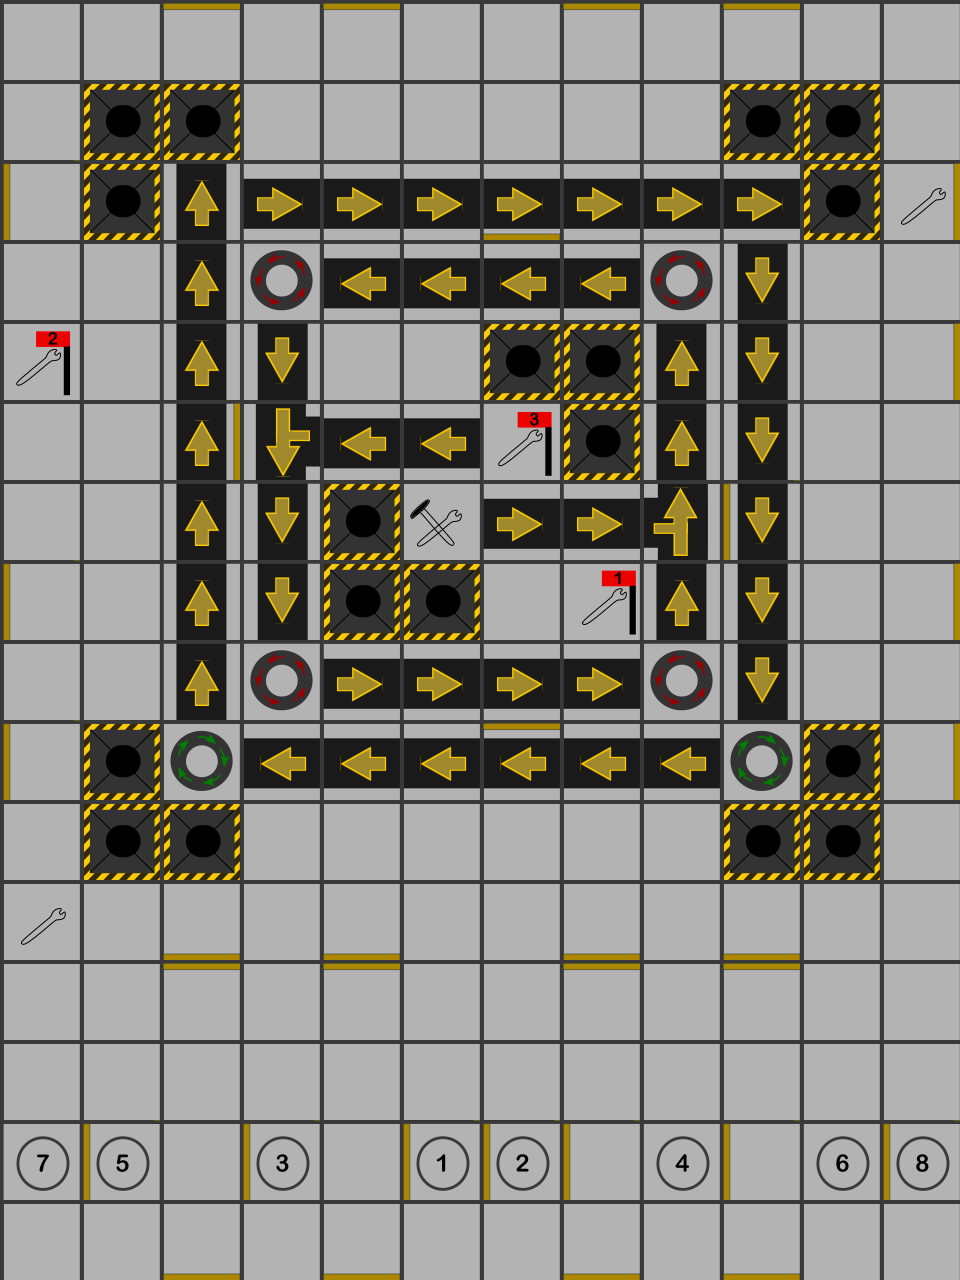

Below is a game level as drawn by its tile map, then a one-line description and the .tmx file that defines it, in full:
An orthogonal 12x16 tile map with 80x80 px tiles, 6 tile layers (boardElements, lasers, wallsWEST, wallsSOUTH, ...).

<map version="1.2" tiledversion="1.2.3" orientation="orthogonal" renderorder="right-down" width="12" height="16" tilewidth="80" tileheight="80" infinite="0" nextlayerid="7" nextobjectid="1">
 <tileset firstgid="1" source="properties/tileProperties.tsx" />
 <layer id="1" name="boardElements" width="12" height="16">
  <data encoding="csv">
22,22,22,22,22,22,22,22,22,22,22,22,
22,3,3,22,22,22,22,22,22,3,3,22,
22,3,1,10,10,10,10,10,10,10,3,12,
22,22,1,4,11,11,11,11,4,2,94,22,
31,22,1,2,22,22,3,3,1,2,94,22,
22,22,1,73,11,11,39,3,1,2,94,22,
22,22,1,2,3,21,10,10,83,2,94,22,
22,22,1,2,3,3,22,30,1,2,94,22,
22,22,1,4,10,10,10,10,4,2,94,22,
22,3,13,11,11,11,11,11,11,13,3,22,
22,3,3,22,22,22,22,22,22,3,3,22,
12,22,22,22,22,22,22,22,22,22,22,22,
22,22,22,22,22,22,22,22,22,22,22,22,
22,22,22,22,22,22,22,22,22,22,22,22,
97,88,22,79,22,70,71,22,80,22,89,98,
22,22,22,22,22,22,22,22,22,22,22,22
</data>
 </layer>
 <layer id="6" name="lasers" width="12" height="16">
  <data encoding="csv">
0,0,0,0,0,0,0,0,0,0,0,0,
0,0,0,0,0,0,0,0,0,0,0,0,
0,0,0,0,0,0,0,0,0,0,0,0,
0,0,0,0,0,0,0,0,0,0,0,0,
0,0,0,0,0,0,0,0,0,0,0,0,
0,0,0,0,0,0,0,0,0,0,0,0,
0,0,0,0,0,0,0,0,0,0,0,0,
0,0,0,0,0,0,0,0,0,0,0,0,
0,0,0,0,0,0,0,0,0,0,0,0,
0,0,0,0,0,0,0,0,0,0,0,0,
0,0,0,0,0,0,0,0,0,0,0,0,
0,0,0,0,0,0,0,0,0,0,0,0,
0,0,0,0,0,0,0,0,0,0,0,0,
0,0,0,0,0,0,0,0,0,0,0,0,
0,0,0,0,0,0,0,0,0,0,0,0,
0,0,0,0,0,0,0,0,0,0,0,0
</data>
 </layer>
 <layer id="2" name="wallsWEST" width="12" height="16">
  <data encoding="csv">
0,0,0,0,0,0,0,0,0,0,0,0,
0,0,0,0,0,0,0,0,0,0,0,0,
44,0,0,0,0,0,0,0,0,0,0,0,
0,0,0,0,0,0,0,0,0,0,0,0,
0,0,0,0,0,0,0,0,0,0,0,0,
0,0,0,0,0,0,0,0,0,0,0,0,
0,0,0,0,0,0,0,0,0,44,0,0,
44,0,0,0,0,0,0,0,0,0,0,0,
0,0,0,0,0,0,0,0,0,0,0,0,
44,0,0,0,0,0,0,0,0,0,0,0,
0,0,0,0,0,0,0,0,0,0,0,0,
0,0,0,0,0,0,0,0,0,0,0,0,
0,0,0,0,0,0,0,0,0,0,0,0,
0,0,0,0,0,0,0,0,0,0,0,0,
0,44,0,44,0,44,44,44,0,44,0,44,
0,0,0,0,0,0,0,0,0,0,0,0
</data>
 </layer>
 <layer id="3" name="wallsSOUTH" width="12" height="16">
  <data encoding="csv">
0,0,0,0,0,0,0,0,0,0,0,0,
0,0,0,0,0,0,0,0,0,0,0,0,
0,0,0,0,0,0,17,0,0,0,0,0,
0,0,0,0,0,0,0,0,0,0,0,0,
0,0,0,0,0,0,0,0,0,0,0,0,
0,0,0,0,0,0,0,0,0,0,0,0,
0,0,0,0,0,0,0,0,0,0,0,0,
0,0,0,0,0,0,0,0,0,0,0,0,
0,0,0,0,0,0,0,0,0,0,0,0,
0,0,0,0,0,0,0,0,0,0,0,0,
0,0,0,0,0,0,0,0,0,0,0,0,
0,0,17,0,17,0,0,17,0,17,0,0,
0,0,0,0,0,0,0,0,0,0,0,0,
0,0,0,0,0,0,0,0,0,0,0,0,
0,0,0,0,0,0,0,0,0,0,0,0,
0,0,17,0,17,0,0,17,0,17,0,0
</data>
 </layer>
 <layer id="4" name="wallsEAST" width="12" height="16">
  <data encoding="csv">
0,0,0,0,0,0,0,0,0,0,0,0,
0,0,0,0,0,0,0,0,0,0,0,0,
0,0,0,0,0,0,0,0,0,0,0,35,
0,0,0,0,0,0,0,0,0,0,0,0,
0,0,0,0,0,0,0,0,0,0,0,35,
0,0,35,0,0,0,0,0,0,0,0,0,
0,0,0,0,0,0,0,0,0,0,0,0,
0,0,0,0,0,0,0,0,0,0,0,35,
0,0,0,0,0,0,0,0,0,0,0,0,
0,0,0,0,0,0,0,0,0,0,0,35,
0,0,0,0,0,0,0,0,0,0,0,0,
0,0,0,0,0,0,0,0,0,0,0,0,
0,0,0,0,0,0,0,0,0,0,0,0,
0,0,0,0,0,0,0,0,0,0,0,0,
0,0,0,0,0,0,0,0,0,0,0,0,
0,0,0,0,0,0,0,0,0,0,0,0
</data>
 </layer>
 <layer id="5" name="wallsNORTH" width="12" height="16">
  <data encoding="csv">
0,0,8,0,8,0,0,8,0,8,0,0,
0,0,0,0,0,0,0,0,0,0,0,0,
0,0,0,0,0,0,0,0,0,0,0,0,
0,0,0,0,0,0,0,0,0,0,0,0,
0,0,0,0,0,0,0,0,0,0,0,0,
0,0,0,0,0,0,0,0,0,0,0,0,
0,0,0,0,0,0,0,0,0,0,0,0,
0,0,0,0,0,0,0,0,0,0,0,0,
0,0,0,0,0,0,0,0,0,0,0,0,
0,0,0,0,0,0,8,0,0,0,0,0,
0,0,0,0,0,0,0,0,0,0,0,0,
0,0,0,0,0,0,0,0,0,0,0,0,
0,0,8,0,8,0,0,8,0,8,0,0,
0,0,0,0,0,0,0,0,0,0,0,0,
0,0,0,0,0,0,0,0,0,0,0,0,
0,0,0,0,0,0,0,0,0,0,0,0
</data>
 </layer>
</map>
